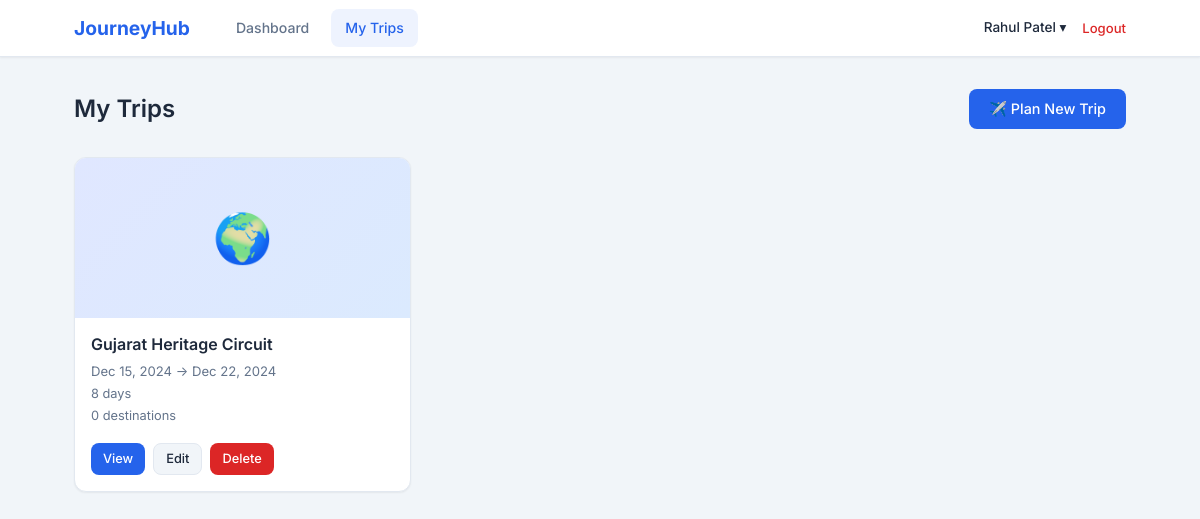
The app's page /pages/my-trips.php (signed in) with its own data.
### tables this page shows
CREATE TABLE IF NOT EXISTS trips (
    id INT UNSIGNED AUTO_INCREMENT PRIMARY KEY,
    user_id INT UNSIGNED NOT NULL,
    name VARCHAR(150) NOT NULL,
    description TEXT NULL,
    start_date DATE NOT NULL,
    end_date DATE NOT NULL,
    cover_image VARCHAR(255) NULL,
    is_public BOOLEAN DEFAULT FALSE,
    share_token VARCHAR(100) NULL UNIQUE,
    created_at TIMESTAMP DEFAULT CURRENT_TIMESTAMP,
    updated_at TIMESTAMP DEFAULT CURRENT_TIMESTAMP ON UPDATE CURRENT_TIMESTAMP,
    FOREIGN KEY (user_id) REFERENCES users(id) ON DELETE CASCADE ON UPDATE CASCADE,
    INDEX idx_user_id (user_id),
    INDEX idx_start_date (start_date),
    INDEX idx_is_public (is_public),
    INDEX idx_share_token (share_token)
);

### pages/my-trips.php (the view, shortened to what this page needs)
<?php
require_once __DIR__ . '/../config/db.php';
$userId = $_SESSION['user_id'];
$stmt = $pdo->prepare('
    SELECT id, name, description, start_date, end_date, cover_image, created_at
    FROM trips
    WHERE user_id = ?
    ORDER BY start_date DESC
');
$stmt->execute([$userId]);
$trips = $stmt->fetchAll();
?>
<!DOCTYPE html>
<html lang="en">
<head>
    <link rel="stylesheet" href="/JourneyHub/assets/css/style.css">
    <link rel="stylesheet" href="/JourneyHub/assets/css/dashboard.css">
</head>
<body>
    <?php require_once __DIR__ . '/../includes/navbar.php'; ?>
    <main class="dashboard-main">
        <section class="page-header">
            <h1>My Trips</h1>
            <a href="/JourneyHub/pages/create-trip.php" class="btn btn-primary" id="btn-new-trip">
                ✈️ Plan New Trip
            </a>
        </section>
        <?php if (empty($trips)): ?>
            <div class="empty-state" id="empty-state">
                <div class="empty-state-icon">🧳</div>
                <h2>No trips yet</h2>
                <p>Start planning your first adventure!</p>
                <a href="/JourneyHub/pages/create-trip.php" class="btn btn-primary">Create Your First Trip</a>
            </div>
        <?php else: ?>
            <div class="trip-cards-grid" id="trips-grid">
                <?php foreach ($trips as $trip): ?>
                    <?php
                        $coverSrc = $trip['cover_image']
                            ? '/JourneyHub/assets/images/covers/' . htmlspecialchars($trip['cover_image'])
                            : '';
                        $startDate = date('M d, Y', strtotime($trip['start_date']));
                        $endDate   = date('M d, Y', strtotime($trip['end_date']));
                        $days = (int) ((strtotime($trip['end_date']) - strtotime($trip['start_date'])) / 86400) + 1;
                    ?>
                    <div class="trip-card" data-trip-id="<?php echo $trip['id']; ?>" id="trip-card-<?php echo $trip['id']; ?>">
                        <div class="trip-card-cover">
                            <?php if ($coverSrc): ?>
                                <img src="<?php echo $coverSrc; ?>"
                                     alt="<?php echo htmlspecialchars($trip['name']); ?>">
                            <?php else: ?>
                                <div class="trip-card-placeholder">🌍</div>
                            <?php endif; ?>
                        </div>
                        <div class="trip-card-body">
                            <h3><?php echo htmlspecialchars($trip['name']); ?></h3>
                            <p class="trip-dates"><?php echo $startDate; ?> → <?php echo $endDate; ?></p>
                            <p class="trip-duration"><?php echo $days; ?> day<?php echo $days !== 1 ? 's' : ''; ?></p>
                            <p class="trip-destinations">0 destinations</p>
                        </div>
                        <div class="trip-card-actions">
                            <a href="/JourneyHub/pages/itinerary.php?trip_id=<?php echo $trip['id']; ?>"
                               class="btn btn-sm btn-primary" id="btn-view-<?php echo $trip['id']; ?>">View</a>
                            <a href="/JourneyHub/pages/create-trip.php?edit=<?php echo $trip['id']; ?>"
                               class="btn btn-sm btn-secondary" id="btn-edit-<?php echo $trip['id']; ?>">Edit</a>
                            <button class="btn btn-sm btn-danger btn-delete-trip"
                                    data-trip-id="<?php echo $trip['id']; ?>"
                                    data-trip-name="<?php echo htmlspecialchars($trip['name']); ?>"
                                    id="btn-delete-<?php echo $trip['id']; ?>">Delete</button>
                        </div>
                    </div>
                <?php endforeach; ?>
            </div>
        <?php endif; ?>
    </main>
</body>
</html>

### assets/css/style.css (style rules this page uses)
:root { --color-primary: #2563eb; --color-primary-hover: #1d4ed8; --color-secondary: #64748b; --color-danger: #dc2626; --color-danger-hover:#b91c1c; --color-success: #16a34a; --color-bg: #f1f5f9; --color-surface: #ffffff; --color-text: #1e293b; --color-text-muted: #64748b; --color-border: #e2e8f0; --color-input-bg: #f8fafc; --radius: 8px; --radius-lg: 12px; --shadow-sm: 0 1px 2px rgba(0, 0, 0, 0.06); --shadow-md: 0 4px 12px rgba(0, 0, 0, 0.08); --shadow-lg: 0 8px 24px rgba(0, 0, 0, 0.12); --font-family: 'Inter', -apple-system, BlinkMacSystemFont, 'Segoe UI', Roboto, sans-serif; --transition: 0.2s ease; }
*, *::before, *::after { box-sizing: border-box; margin: 0; padding: 0; }
html { font-size: 16px; scroll-behavior: smooth; }
body { font-family: var(--font-family); color: var(--color-text); background-color: var(--color-bg); line-height: 1.6; -webkit-font-smoothing: antialiased; }
a { color: var(--color-primary); text-decoration: none; transition: color var(--transition); }
h1, h2, h3, h4 { line-height: 1.3; font-weight: 600; }
.btn { display: inline-flex; align-items: center; justify-content: center; gap: 6px; padding: 10px 20px; font-size: 0.9rem; font-weight: 500; font-family: var(--font-family); border: none; border-radius: var(--radius); cursor: pointer; transition: all var(--transition); text-decoration: none; line-height: 1.4; }
.btn-primary { background-color: var(--color-primary); color: #fff; }
.btn-secondary { background-color: var(--color-bg); color: var(--color-text); border: 1px solid var(--color-border); }
.btn-danger { background-color: var(--color-danger); color: #fff; }
.btn-sm { padding: 6px 12px; font-size: 0.8rem; }

### assets/css/dashboard.css (style rules this page uses)
.dashboard-main { max-width: 1100px; margin: 0 auto; padding: 32px 24px; }
.trip-cards-grid { display: grid; grid-template-columns: repeat(3, 1fr); gap: 20px; }
.trip-card { background: var(--color-surface); border: 1px solid var(--color-border); border-radius: var(--radius-lg); overflow: hidden; box-shadow: var(--shadow-sm); transition: box-shadow var(--transition), transform var(--transition); }
.trip-card-cover { width: 100%; height: 160px; overflow: hidden; background: linear-gradient(135deg, #e0e7ff, #dbeafe); }
.trip-card-placeholder { width: 100%; height: 100%; display: flex; align-items: center; justify-content: center; font-size: 3rem; background: linear-gradient(135deg, #e0e7ff, #dbeafe); }
.trip-card-body { padding: 16px; }
.trip-card-body h3 { font-size: 1rem; font-weight: 600; margin-bottom: 6px; color: var(--color-text); }
.trip-dates { font-size: 0.82rem; color: var(--color-text-muted); }
.trip-duration { font-size: 0.8rem; color: var(--color-secondary); margin-top: 2px; }
.trip-destinations { font-size: 0.8rem; color: var(--color-secondary); margin-top: 2px; }
.trip-card-actions { padding: 0 16px 16px; display: flex; gap: 8px; }
.page-header { display: flex; align-items: center; justify-content: space-between; margin-bottom: 28px; flex-wrap: wrap; gap: 12px; }
.page-header h1 { font-size: 1.5rem; }

### records on screen
trips: name "Gujarat Heritage Circuit", start_date "Dec 15, 2024", end_date "Dec 22, 2024", days "8"

### other values on screen
$userName "Rahul Patel"
